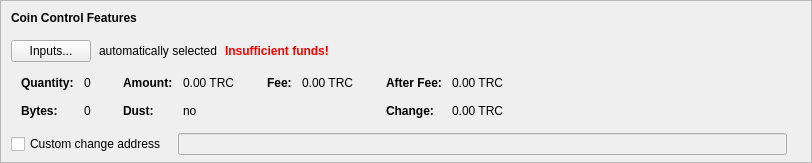
    <widget class="QFrame" name="frameCoinControl">
     <property name="sizePolicy">
      <sizepolicy hsizetype="Expanding" vsizetype="Expanding">
       <horstretch>0</horstretch>
       <verstretch>0</verstretch>
      </sizepolicy>
     </property>
     <property name="maximumSize">
      <size>
       <width>16777215</width>
       <height>16777215</height>
      </size>
     </property>
     <property name="frameShape">
      <enum>QFrame::StyledPanel</enum>
     </property>
     <property name="frameShadow">
      <enum>QFrame::Sunken</enum>
     </property>
     <layout class="QVBoxLayout" name="verticalLayoutCoinControl2">
      <property name="spacing">
       <number>0</number>
      </property>
      <property name="leftMargin">
       <number>0</number>
      </property>
      <property name="topMargin">
       <number>0</number>
      </property>
      <property name="rightMargin">
       <number>0</number>
      </property>
      <property name="bottomMargin">
       <number>6</number>
      </property>
      <item>
       <layout class="QVBoxLayout" name="verticalLayoutCoinControl" stretch="0,0,0,0,1">
        <property name="spacing">
         <number>0</number>
        </property>
        <property name="leftMargin">
         <number>10</number>
        </property>
        <property name="topMargin">
         <number>10</number>
        </property>
        <item>
         <layout class="QHBoxLayout" name="horizontalLayoutCoinControl1">
          <property name="bottomMargin">
           <number>15</number>
          </property>
          <item>
           <widget class="QLabel" name="labelCoinControlFeatures">
            <property name="sizePolicy">
             <sizepolicy hsizetype="Preferred" vsizetype="Maximum">
              <horstretch>0</horstretch>
              <verstretch>0</verstretch>
             </sizepolicy>
            </property>
            <property name="font">
             <font>
              <weight>75</weight>
              <bold>true</bold>
             </font>
            </property>
            <property name="styleSheet">
             <string notr="true">font-weight:bold;</string>
            </property>
            <property name="text">
             <string>Coin Control Features</string>
            </property>
           </widget>
          </item>
         </layout>
        </item>
        <item>
         <layout class="QHBoxLayout" name="horizontalLayoutCoinControl2" stretch="0,0,0,0">
          <property name="spacing">
           <number>8</number>
          </property>
          <property name="bottomMargin">
           <number>10</number>
          </property>
          <item>
           <widget class="QPushButton" name="pushButtonCoinControl">
            <property name="styleSheet">
             <string notr="true"/>
            </property>
            <property name="text">
             <string>Inputs...</string>
            </property>
            <property name="autoDefault">
             <bool>false</bool>
            </property>
           </widget>
          </item>
          <item>
           <widget class="QLabel" name="labelCoinControlAutomaticallySelected">
            <property name="text">
             <string>automatically selected</string>
            </property>
            <property name="margin">
             <number>5</number>
            </property>
           </widget>
          </item>
          <item>
           <widget class="QLabel" name="labelCoinControlInsuffFunds">
            <property name="font">
             <font>
              <weight>75</weight>
              <bold>true</bold>
             </font>
            </property>
            <property name="styleSheet">
             <string notr="true">color:red;font-weight:bold;</string>
            </property>
            <property name="text">
             <string>Insufficient funds!</string>
            </property>
            <property name="margin">
             <number>5</number>
            </property>
           </widget>
          </item>
          <item>
           <spacer name="horizontalSpacerCoinControl">
            <property name="orientation">
             <enum>Qt::Horizontal</enum>
            </property>
            <property name="sizeHint" stdset="0">
             <size>
              <width>40</width>
              <height>1</height>
             </size>
            </property>
           </spacer>
          </item>
         </layout>
        </item>
        <item>
         <widget class="QWidget" name="widgetCoinControl" native="true">
          <property name="sizePolicy">
           <sizepolicy hsizetype="Preferred" vsizetype="Preferred">
            <horstretch>0</horstretch>
            <verstretch>0</verstretch>
           </sizepolicy>
          </property>
          <property name="minimumSize">
           <size>
            <width>0</width>
            <height>0</height>
           </size>
          </property>
          <property name="styleSheet">
           <string notr="true"/>
          </property>
          <layout class="QHBoxLayout" name="horizontalLayoutCoinControl5">
           <property name="leftMargin">
            <number>0</number>
           </property>
           <property name="topMargin">
            <number>0</number>
           </property>
           <property name="rightMargin">
            <number>0</number>
           </property>
           <property name="bottomMargin">
            <number>0</number>
           </property>
           <item>
            <layout class="QHBoxLayout" name="horizontalLayoutCoinControl3" stretch="0,0,0,1">
             <property name="spacing">
              <number>20</number>
             </property>
             <property name="topMargin">
              <number>0</number>
             </property>
             <property name="bottomMargin">
              <number>10</number>
             </property>
             <item>
              <layout class="QFormLayout" name="formLayoutCoinControl1">
               <property name="horizontalSpacing">
                <number>10</number>
               </property>
               <property name="verticalSpacing">
                <number>14</number>
               </property>
               <property name="leftMargin">
                <number>10</number>
               </property>
               <property name="topMargin">
                <number>4</number>
               </property>
               <property name="rightMargin">
                <number>6</number>
               </property>
               <item row="0" column="0">
                <widget class="QLabel" name="labelCoinControlQuantityText">
                 <property name="font">
                  <font>
                   <weight>75</weight>
                   <bold>true</bold>
                  </font>
                 </property>
                 <property name="text">
                  <string>Quantity:</string>
                 </property>
                 <property name="margin">
                  <number>0</number>
                 </property>
                </widget>
               </item>
               <item row="0" column="1">
                <widget class="QLabel" name="labelCoinControlQuantity">
                 <property name="cursor">
                  <cursorShape>IBeamCursor</cursorShape>
                 </property>
                 <property name="contextMenuPolicy">
                  <enum>Qt::ActionsContextMenu</enum>
                 </property>
                 <property name="text">
                  <string notr="true">0</string>
                 </property>
                 <property name="margin">
                  <number>0</number>
                 </property>
                 <property name="textInteractionFlags">
                  <set>Qt::LinksAccessibleByMouse|Qt::TextSelectableByKeyboard|Qt::TextSelectableByMouse</set>
                 </property>
                </widget>
               </item>
               <item row="1" column="0">
                <widget class="QLabel" name="labelCoinControlBytesText">
                 <property name="font">
                  <font>
                   <weight>75</weight>
                   <bold>true</bold>
                  </font>
                 </property>
                 <property name="text">
                  <string>Bytes:</string>
                 </property>
                </widget>
               </item>
               <item row="1" column="1">
                <widget class="QLabel" name="labelCoinControlBytes">
                 <property name="cursor">
                  <cursorShape>IBeamCursor</cursorShape>
                 </property>
                 <property name="contextMenuPolicy">
                  <enum>Qt::ActionsContextMenu</enum>
                 </property>
                 <property name="text">
                  <string notr="true">0</string>
                 </property>
                 <property name="textInteractionFlags">
                  <set>Qt::LinksAccessibleByMouse|Qt::TextSelectableByKeyboard|Qt::TextSelectableByMouse</set>
                 </property>
                </widget>
               </item>
              </layout>
             </item>
             <item>
              <layout class="QFormLayout" name="formLayoutCoinControl2">
               <property name="horizontalSpacing">
                <number>10</number>
               </property>
               <property name="verticalSpacing">
                <number>14</number>
               </property>
               <property name="leftMargin">
                <number>6</number>
               </property>
               <property name="topMargin">
                <number>4</number>
               </property>
               <property name="rightMargin">
                <number>6</number>
               </property>
               <item row="0" column="0">
                <widget class="QLabel" name="labelCoinControlAmountText">
                 <property name="font">
                  <font>
                   <weight>75</weight>
                   <bold>true</bold>
                  </font>
                 </property>
                 <property name="text">
                  <string>Amount:</string>
                 </property>
                 <property name="margin">
                  <number>0</number>
                 </property>
                </widget>
               </item>
               <item row="0" column="1">
                <widget class="QLabel" name="labelCoinControlAmount">
                 <property name="cursor">
                  <cursorShape>IBeamCursor</cursorShape>
                 </property>
                 <property name="contextMenuPolicy">
                  <enum>Qt::ActionsContextMenu</enum>
                 </property>
                 <property name="text">
                  <string notr="true">0.00 TRC</string>
                 </property>
                 <property name="textInteractionFlags">
                  <set>Qt::LinksAccessibleByMouse|Qt::TextSelectableByKeyboard|Qt::TextSelectableByMouse</set>
                 </property>
                </widget>
               </item>
               <item row="1" column="0">
                <widget class="QLabel" name="labelCoinControlLowOutputText">
                 <property name="font">
                  <font>
                   <weight>75</weight>
                   <bold>true</bold>
                  </font>
                 </property>
                 <property name="text">
                  <string>Dust:</string>
                 </property>
                </widget>
               </item>
               <item row="1" column="1">
                <widget class="QLabel" name="labelCoinControlLowOutput">
                 <property name="cursor">
                  <cursorShape>IBeamCursor</cursorShape>
                 </property>
                 <property name="contextMenuPolicy">
                  <enum>Qt::ActionsContextMenu</enum>
                 </property>
                 <property name="text">
                  <string notr="true">no</string>
                 </property>
                 <property name="textInteractionFlags">
                  <set>Qt::LinksAccessibleByMouse|Qt::TextSelectableByKeyboard|Qt::TextSelectableByMouse</set>
                 </property>
                </widget>
               </item>
              </layout>
             </item>
             <item>
              <layout class="QFormLayout" name="formLayoutCoinControl3">
               <property name="horizontalSpacing">
                <number>10</number>
               </property>
               <property name="verticalSpacing">
                <number>14</number>
               </property>
               <property name="leftMargin">
                <number>6</number>
               </property>
               <property name="topMargin">
                <number>4</number>
               </property>
               <property name="rightMargin">
                <number>6</number>
               </property>
               <item row="0" column="0">
                <widget class="QLabel" name="labelCoinControlFeeText">
                 <property name="font">
                  <font>
                   <weight>75</weight>
                   <bold>true</bold>
                  </font>
                 </property>
                 <property name="text">
                  <string>Fee:</string>
                 </property>
                 <property name="margin">
                  <number>0</number>
                 </property>
                </widget>
               </item>
               <item row="0" column="1">
                <widget class="QLabel" name="labelCoinControlFee">
                 <property name="cursor">
                  <cursorShape>IBeamCursor</cursorShape>
                 </property>
                 <property name="contextMenuPolicy">
                  <enum>Qt::ActionsContextMenu</enum>
                 </property>
                 <property name="text">
                  <string notr="true">0.00 TRC</string>
                 </property>
                 <property name="textInteractionFlags">
                  <set>Qt::LinksAccessibleByMouse|Qt::TextSelectableByKeyboard|Qt::TextSelectableByMouse</set>
                 </property>
                </widget>
               </item>
              </layout>
             </item>
             <item>
              <layout class="QFormLayout" name="formLayoutCoinControl4">
               <property name="horizontalSpacing">
                <number>10</number>
               </property>
               <property name="verticalSpacing">
                <number>14</number>
               </property>
               <property name="leftMargin">
                <number>6</number>
               </property>
               <property name="topMargin">
                <number>4</number>
               </property>
               <property name="rightMargin">
                <number>6</number>
               </property>
               <item row="0" column="0">
                <widget class="QLabel" name="labelCoinControlAfterFeeText">
                 <property name="font">
                  <font>
                   <weight>75</weight>
                   <bold>true</bold>
                  </font>
                 </property>
                 <property name="text">
                  <string>After Fee:</string>
                 </property>
                 <property name="margin">
                  <number>0</number>
                 </property>
                </widget>
               </item>
               <item row="0" column="1">
                <widget class="QLabel" name="labelCoinControlAfterFee">
                 <property name="cursor">
                  <cursorShape>IBeamCursor</cursorShape>
                 </property>
                 <property name="contextMenuPolicy">
                  <enum>Qt::ActionsContextMenu</enum>
                 </property>
                 <property name="text">
                  <string notr="true">0.00 TRC</string>
                 </property>
                 <property name="textInteractionFlags">
                  <set>Qt::LinksAccessibleByMouse|Qt::TextSelectableByKeyboard|Qt::TextSelectableByMouse</set>
                 </property>
                </widget>
               </item>
               <item row="1" column="0">
                <widget class="QLabel" name="labelCoinControlChangeText">
                 <property name="font">
                  <font>
                   <weight>75</weight>
                   <bold>true</bold>
                  </font>
                 </property>
                 <property name="text">
                  <string>Change:</string>
                 </property>
                </widget>
               </item>
               <item row="1" column="1">
                <widget class="QLabel" name="labelCoinControlChange">
                 <property name="cursor">
                  <cursorShape>IBeamCursor</cursorShape>
                 </property>
                 <property name="contextMenuPolicy">
                  <enum>Qt::ActionsContextMenu</enum>
                 </property>
                 <property name="text">
                  <string notr="true">0.00 TRC</string>
                 </property>
                 <property name="textInteractionFlags">
                  <set>Qt::LinksAccessibleByMouse|Qt::TextSelectableByKeyboard|Qt::TextSelectableByMouse</set>
                 </property>
                </widget>
               </item>
              </layout>
             </item>
            </layout>
           </item>
          </layout>
         </widget>
        </item>
        <item>
         <layout class="QHBoxLayout" name="horizontalLayoutCoinControl4" stretch="0,0,0">
          <property name="spacing">
           <number>12</number>
          </property>
          <property name="sizeConstraint">
           <enum>QLayout::SetDefaultConstraint</enum>
          </property>
          <property name="topMargin">
           <number>5</number>
          </property>
          <property name="rightMargin">
           <number>5</number>
          </property>
          <item>
           <widget class="QCheckBox" name="checkBoxCoinControlChange">
            <property name="toolTip">
             <string>If this is activated, but the change address is empty or invalid, change will be sent to a newly generated address.</string>
            </property>
            <property name="text">
             <string>Custom change address</string>
            </property>
           </widget>
          </item>
          <item>
           <widget class="QValidatedLineEdit" name="lineEditCoinControlChange">
            <property name="enabled">
             <bool>false</bool>
            </property>
            <property name="sizePolicy">
             <sizepolicy hsizetype="Expanding" vsizetype="Fixed">
              <horstretch>0</horstretch>
              <verstretch>0</verstretch>
             </sizepolicy>
            </property>
           </widget>
          </item>
          <item>
           <widget class="QLabel" name="labelCoinControlChangeLabel">
            <property name="sizePolicy">
             <sizepolicy hsizetype="Preferred" vsizetype="Expanding">
              <horstretch>0</horstretch>
              <verstretch>0</verstretch>
             </sizepolicy>
            </property>
            <property name="minimumSize">
             <size>
              <width>0</width>
              <height>0</height>
             </size>
            </property>
            <property name="text">
             <string/>
            </property>
            <property name="margin">
             <number>3</number>
            </property>
           </widget>
          </item>
         </layout>
        </item>
        <item>
         <spacer name="verticalSpacerCoinControl">
          <property name="orientation">
           <enum>Qt::Vertical</enum>
          </property>
          <property name="sizeHint" stdset="0">
           <size>
            <width>800</width>
            <height>1</height>
           </size>
          </property>
         </spacer>
        </item>
       </layout>
      </item>
     </layout>
    </widget>
